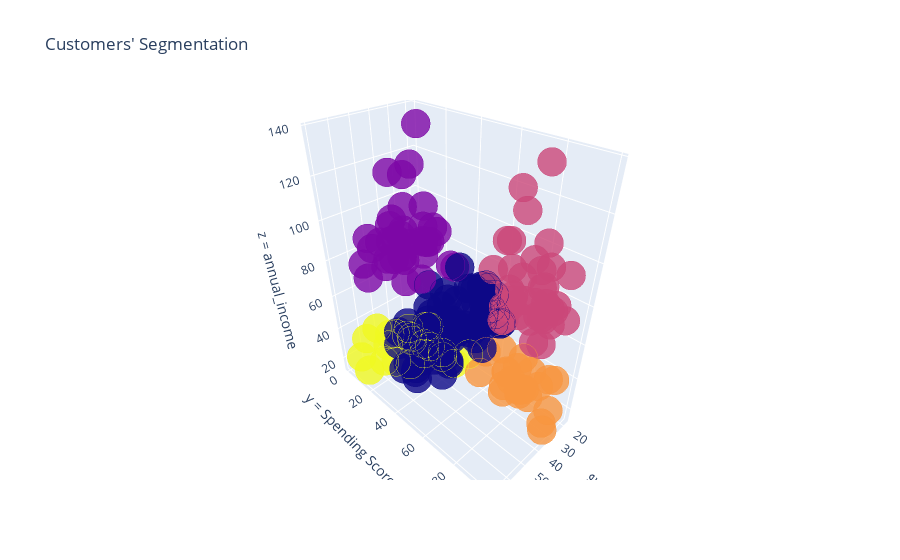

This figure's notebook cell:
### Code cell
import plotly.graph_objs as go
import plotly as py
py.offline.init_notebook_mode(connected = True)
df3['cluster_id'] =  k_means3.labels_
trace1 = go.Scatter3d(
    x = df3['age'],
    y = df3['spending_score'],
    z = df3['annual_income'],
    mode ='markers',
    marker = dict(color = df3['cluster_id'], size = 10, line = dict(color= df3['cluster_id'], width= 12), opacity = 0.8)) 
data = [trace1]
layout = go.Layout(title= 'Customers\' Segmentation', scene = dict(xaxis = dict(title  = 'x = age'), 
                                                   yaxis = dict(title  = 'y = Spending Score (1-100)'), 
                                                   zaxis = dict(title  = 'z = annual_income')))
fig = go.Figure(data=data, layout=layout)
py.offline.iplot(fig)
plt.show()

### Figure 1 — Plotly figure (JSON) as saved in the notebook; plotly's stock layout.template omitted (floating-point values rounded to 4 significant figures; data arrays with more than 128 entries replaced by an {"elided": "..."} marker saying what was removed)
{"data": [{"marker": {"color": {"elided": "200 int values"}, "line": {"color": {"elided": "200 int values"}, "width": 12}, "opacity": 0.8, "size": 10}, "mode": "markers", "type": "scatter3d", "x": {"elided": "200 int values"}, "y": {"elided": "200 int values"}, "z": {"elided": "200 int values"}}], "layout": {"scene": {"xaxis": {"title": {"text": "x = age"}}, "yaxis": {"title": {"text": "y = Spending Score (1-100)"}}, "zaxis": {"title": {"text": "z = annual_income"}}}, "title": {"text": "Customers' Segmentation"}}}
